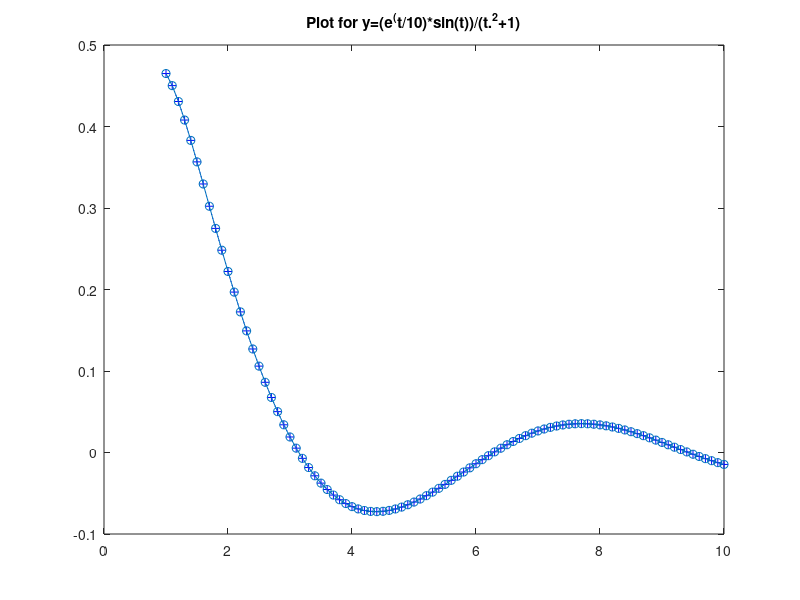
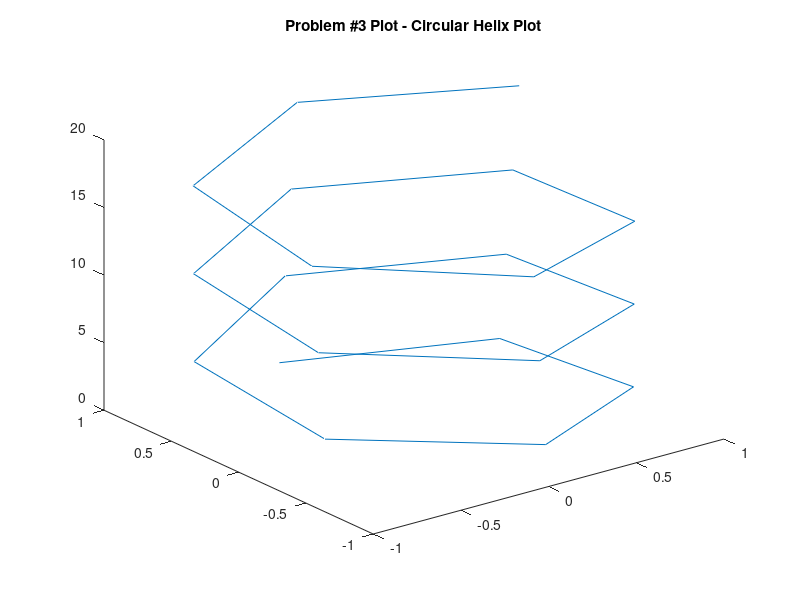
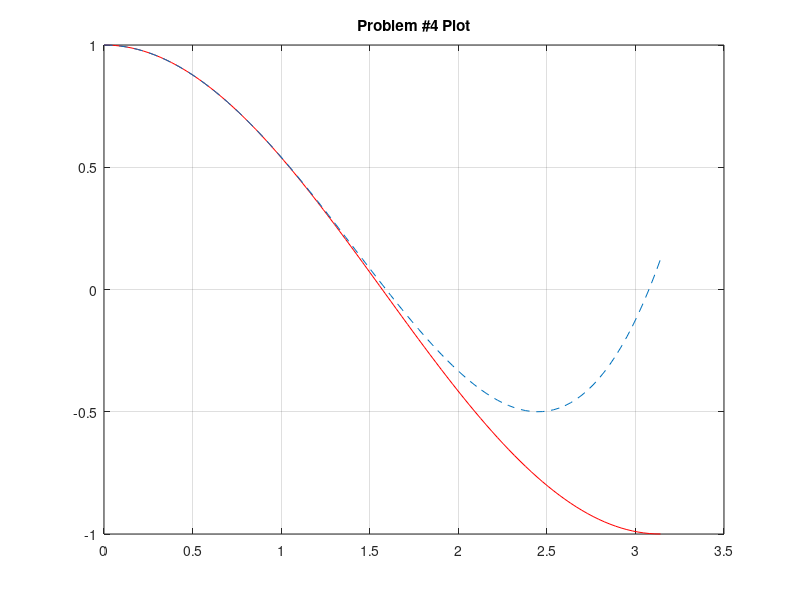

These figures' MATLAB source, in order: (Note: this script raises an error after producing the figures.)
close all
clear

% #1
theta=[0,pi/4,pi/2,(3*pi)/4,(5*pi)/4];
r=2;
x=r*cos(theta);
y=r*sin(theta);
radius=(x.^2+y.^2).^(1/2)

% #2
t=linspace(1,10,91);
y=(exp(t./10).*sin(t))./(t.^2+1);
figure
plot(t,y,'b+:')
hold on
title('Plot for y=(e^(t/10)*sin(t))/(t.^2+1)')
plot(t,y,'o-')
hold off

% #3
t=linspace(0,20,20);
x=sin(t);
y=cos(t);
z=t;
figure
plot3(x,y,z)
hold on
title('Problem #3 Plot - Circular Helix Plot')
hold off

% #4
x=linspace(0,pi,100);
y=cos(x);
z=1-(x.^2/2)+(x.^4/24);
figure
plot(x,y,'r',x,z,'--')
hold on
grid on
title('Problem #4 Plot')
hold off

% #5
%  See ex5.m for the code
ex5

% #6 
f_anon = @(x,y) x.^3+(y.*exp(x))/(x+1);
f_anon(2,-1)

% Note: the lab instructions ask us to clear the windows before this next function call
clear 
f(2,-1)
